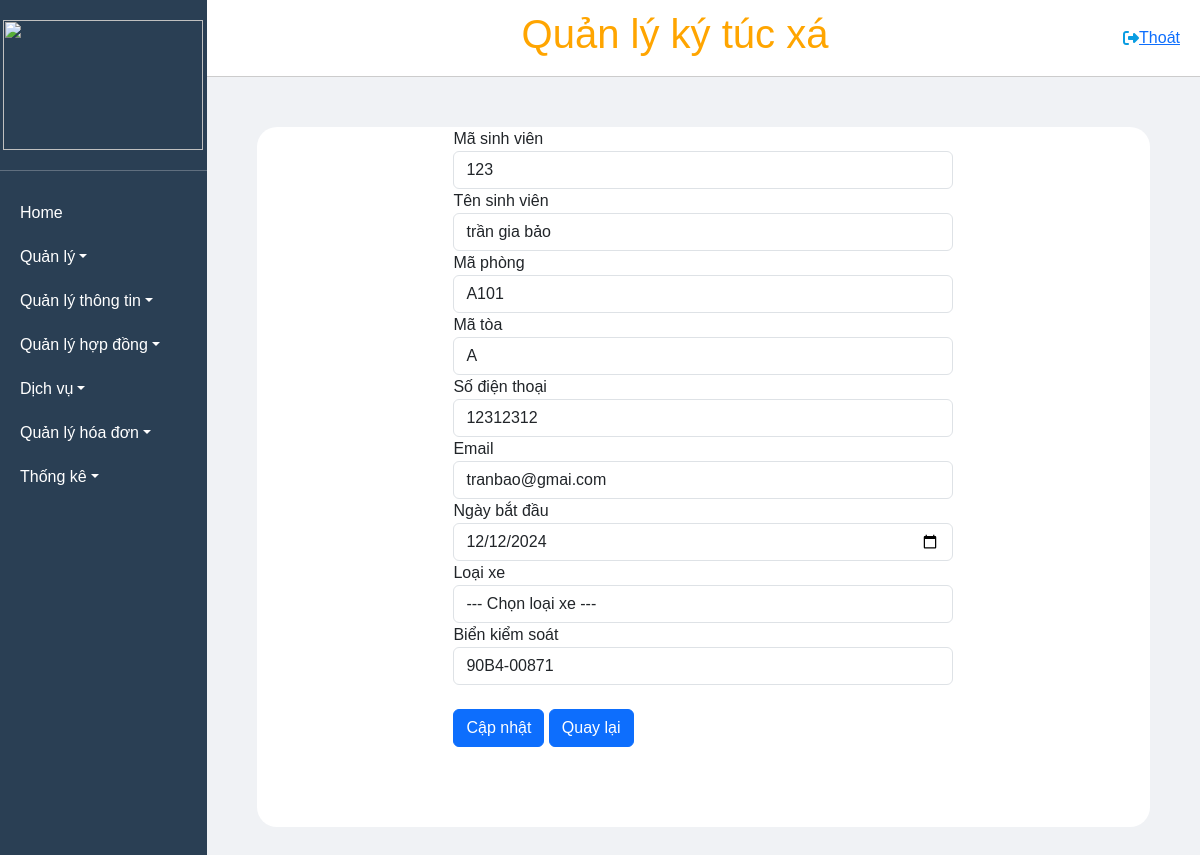
Page /QLyGuiXe/update_load/123 on the committed database.
### tables this page shows
CREATE TABLE `dich_vu_gui_xe` (
  `ID` varchar(10) NOT NULL,
  `studentName` varchar(40) NOT NULL,
  `roomCode` varchar(10) NOT NULL,
  `buildingCode` varchar(10) NOT NULL,
  `phoneNumber` varchar(20) NOT NULL,
  `email` varchar(50) NOT NULL,
  `registerDate` date NOT NULL,
  `typeOfVehicle` varchar(50) NOT NULL,
  `plate` varchar(20) NOT NULL
);

### MVC/Core/controller.php (called while the page is built, shortened)
<?php
class controller
{
    public function model($model)
    {
        return new $model;
    }
    public function view($view, $data = [])
    {
        require_once './MVC/Views/' . $view . '.php';
    }
}

### MVC/Controllers/QLyGuiXe.php (called while the page is built, shortened)
<?php
class QLyGuiXe extends controller
{
    private $dvgx;
    function __construct()
    {
        $this->dvgx = $this->model('QLyGuiXe_m');
    }
    function update_load($id)
    {
        $this->view('Masterlayout', [
            'page' => 'GuiXe_sua_v',
            'dulieu' => $this->dvgx->searchData($id, '')
        ]);
    }
}

### MVC/Core/app.php (called while the page is built, shortened)
<?php
class app
{
    protected $action = 'Get_data';
    function __construct()
    {
        $arr = $this->processURL();
        if ($arr != null) {
            if (file_exists('./MVC/Controllers/' . $arr[0] . '.php')) {
                $this->controller = $arr[0];
                unset($arr[0]);
            }
        }
        $this->controller = new $this->controller;
        if (isset($arr[1])) {
            if (method_exists($this->controller, $arr[1])) {
                $this->action = $arr[1];
            }
            unset($arr[1]);
        }
        $this->param = $arr ? array_values($arr) : [];
        call_user_func_array([$this->controller, $this->action], $this->param);
    }
    function processURL()
    {
        if (isset($_GET['url'])) {
            return explode('/', filter_var(trim($_GET['url']), FILTER_DEFAULT));
        }
    }
}

### index.php (called while the page is built, shortened)
<?php
$app = new app();
?>

### MVC/Core/connectDB.php (called while the page is built, shortened)
<?php
class connectDB
{
    protected $serverName = "localhost";
    protected $userName = "root";
    protected $pwd = "";
    protected $dbName = "qlktx";
    function __construct()
    {
        $this->conn = mysqli_connect($this->serverName, $this->userName, $this->pwd, $this->dbName);
    }
}

### MVC/Models/QLyGuiXe_m.php (called while the page is built, shortened)
<?php
class QLyGuiXe_m extends connectDB
{
    function searchData($id, $tsv)
    {
        $sql = "SELECT * FROM dich_vu_gui_xe WHERE ID like '%$id%' AND studentName like '%$tsv%'";
        return mysqli_query($this->conn, $sql);
    }
}

### MVC/Views/Pages/GuiXe_sua_v.php (the view, shortened to what this page needs)
<!DOCTYPE html>
<html lang="en">
<head>
</head>
<body>
    <form method="post" action="http://localhost/QuanLyKyTucXa_new/QLyGuiXe/updateData">
        <div class="main">
            <div class="form-container">
                <div class="form-group">
                    <?php
                    if (isset($data['dulieu']) && mysqli_num_rows($data['dulieu']) > 0) {
                        while ($row = mysqli_fetch_array($data['dulieu'])) {
                    ?>
                            <label>Mã sinh viên</label>
                            <input type="text" class="form-control" placeholder="Mã sinh viên" name="txtMaSv" value="<?php echo $row['ID'] ?>" readonly style="width: 500px;">
                            <label>Tên sinh viên</label>
                            <input type="text" class="form-control" placeholder="Tên sinh viên" name="txtTenSv" value="<?php echo $row['studentName'] ?>" readonly style="width: 500px;">
                            <label>Mã phòng</label>
                            <input type="text" name="txtMaPhong" class="form-control" placeholder="Nhập mã phòng" value="<?php echo $row['roomCode'] ?>" readonly style="width: 500px;">
                            <label>Mã tòa</label>
                            <input type="text" class="form-control" placeholder="" name="txtMaToa" value="<?php echo $row['buildingCode'] ?>" readonly style="width: 500px;">
                            <label>Số điện thoại</label>
                            <input type="number" class="form-control" placeholder="" name="txtSdt" value="<?php echo $row['phoneNumber'] ?>" style="width: 500px;">
                            <label>Email</label>
                            <input type="email" class="form-control" placeholder="" name="txtEmail" value="<?php echo $row['email'] ?>" style="width: 500px;">
                            <label>Ngày bắt đầu</label>
                            <input type="date" class="form-control" name="txtDate" value="<?php echo $row['registerDate'] ?>" style="width: 500px;">
                            <label>Loại xe</label>
                            <select name="txtType" id="" class="form-control" style="width: 500px;">
                                <option value="">--- Chọn loại xe ---</option>
                            </select>
                            <label>Biển kiểm soát</label>
                            <input type="text" class="form-control" name="txtPlate" value="<?php echo $row['plate'] ?>" style="width: 500px;">
                    <?php
                        }
                    }
                    ?>
                    <br>
                    <button type="submit" class="btn btn-primary" name="btnCapNhat">Cập nhật</button>
                    <button type="submit" class="btn btn-primary" name="btnBack">Quay lại</button>
                </div>
            </div>
        </div>
    </form>
</body>
</html>

### Public/CSS/style.css (style rules this page uses)
* { padding: 0; margin: 0; box-sizing: border-box; }
.main { height: 700px; background-color: #fff; border-radius: 20px; margin: 50px 50px 50px 50px ; }
body { background-color: #F0F2F5; }

### Public/CSS/master.css (style rules this page uses)
* { margin: 0; padding: 0; box-sizing: border-box; font-family: Arial, sans-serif; }
html, body { height: 100%; overflow: hidden; }

### MVC/Views/Pages/GuiXe_sua_v.php (style rules this page uses)
.form-container { display: flex; justify-content: center; align-items: center; flex-direction: column; }

### rows in the picture
dich_vu_gui_xe: txtMaSv "123", txtTenSv "trần gia bảo", txtMaPhong "A101", txtMaToa "A", txtSdt "12312312", txtEmail "tranbao@gmai.com", txtDate "12/12/2024", txtPlate "90B4-00871"
